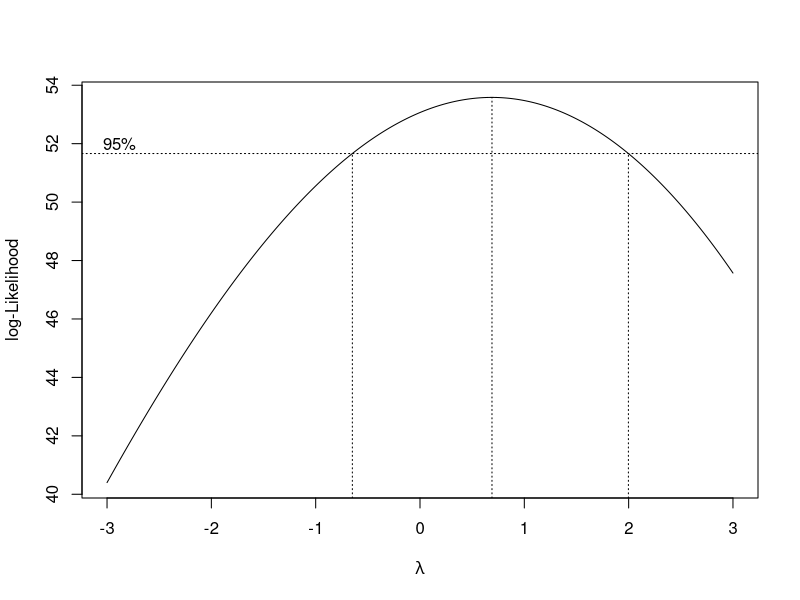
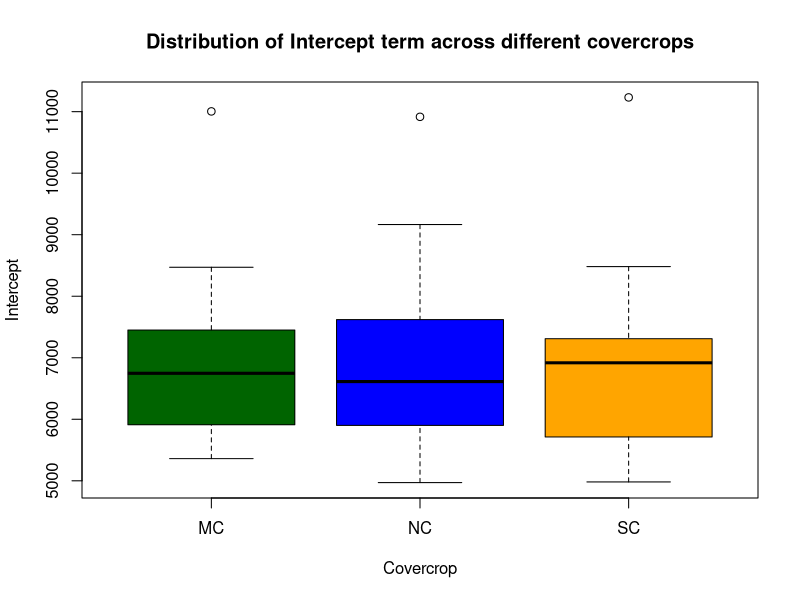
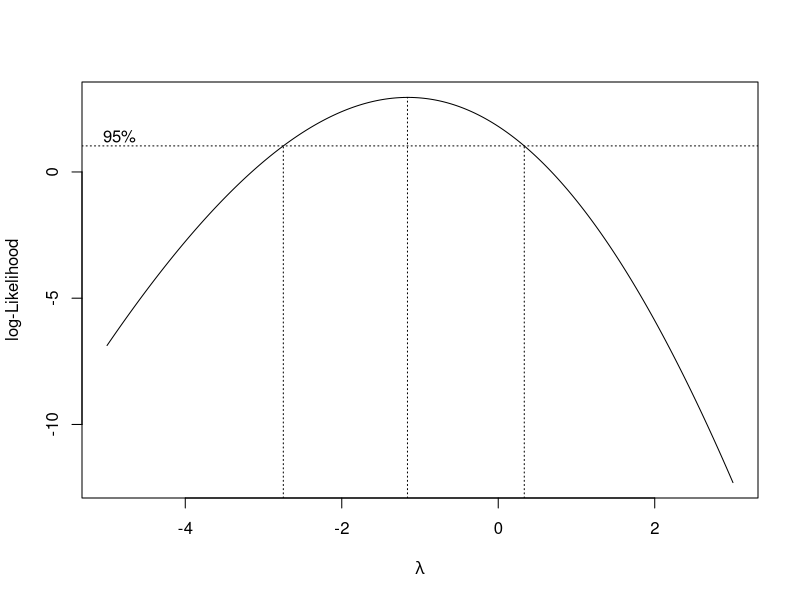

These figures' R source, in order:
rm(list = ls())
library(lme4)
library(MASS)
df <- read.csv('../QP_fit_data.csv', header = TRUE)
df <- df[!(df$SITE == 'Brookings' & df$YEAR == 2020), ]
dim(df)
head(df)
df$YEAR <- as.factor(df$YEAR)
df$SITE <- as.factor(df$SITE)
df$COVERCROP <- as.factor(df$COVERCROP)
str(df)


# fixed: cover crop; random: year:site
m0 <- lmer(a ~ COVERCROP + (1|YEAR:SITE),
           data = df)
summary(m0)
boxcox(a ~ COVERCROP + SITE*YEAR,
       data = df, lambda = seq(-3,3,0.01)) # Needs no transformation
car::Anova(m0, test = 'F')
fixef(m0)

plot(a~COVERCROP, data = df,
     main = 'Distribution of Intercept term across different covercrops',
     xlab = 'Covercrop', ylab = 'Intercept',
     col = c('darkgreen', 'blue', 'orange'))


# fixed: cover crop + site; random: year
m1 <- lmer(a ~ COVERCROP + SITE + (1|YEAR),
           data = df)
summary(m1)
car::Anova(m1, test = 'F')
boxcox(a ~ COVERCROP + SITE + YEAR,
       data = df, lambda = seq(-5,3,0.01)) # Needs inverse transformation
m1_trans <-  lmer(1/a ~ COVERCROP + SITE + (1|YEAR),
                  data = df)
summary(m1_trans)
car::Anova(m1_trans, test = 'F')
fixef(m1_trans)
